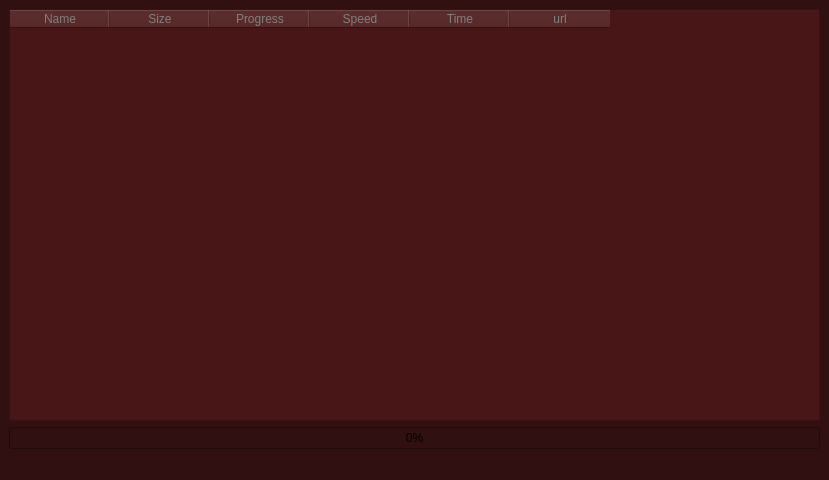
<?xml version="1.0" encoding="UTF-8"?>
<ui version="4.0">
 <class>Downloader</class>
 <widget class="QMainWindow" name="Downloader">
  <property name="geometry">
   <rect>
    <x>0</x>
    <y>0</y>
    <width>829</width>
    <height>480</height>
   </rect>
  </property>
  <property name="windowTitle">
   <string>Downloader</string>
  </property>
  <property name="styleSheet">
   <string notr="true">background-color:#301010;</string>
  </property>
  <widget class="QWidget" name="centralwidget">
   <layout class="QGridLayout" name="gridLayout_2">
    <item row="0" column="0">
     <layout class="QVBoxLayout" name="verticalLayout">
      <item>
       <layout class="QHBoxLayout" name="horizontalLayout">
        <item>
         <widget class="QTableWidget" name="tableWidget">
          <property name="styleSheet">
           <string notr="true">background-color:#481616; color:grey</string>
          </property>
          <column>
           <property name="text">
            <string>Name</string>
           </property>
          </column>
          <column>
           <property name="text">
            <string>Size</string>
           </property>
          </column>
          <column>
           <property name="text">
            <string>Progress</string>
           </property>
          </column>
          <column>
           <property name="text">
            <string>Speed</string>
           </property>
          </column>
          <column>
           <property name="text">
            <string>Time</string>
           </property>
          </column>
          <column>
           <property name="text">
            <string>url</string>
           </property>
          </column>
         </widget>
        </item>
       </layout>
      </item>
      <item>
       <widget class="QProgressBar" name="pbar">
        <property name="value">
         <number>0</number>
        </property>
       </widget>
      </item>
     </layout>
    </item>
   </layout>
  </widget>
  <widget class="QMenuBar" name="menubar">
   <property name="geometry">
    <rect>
     <x>0</x>
     <y>0</y>
     <width>829</width>
     <height>22</height>
    </rect>
   </property>
  </widget>
  <widget class="QStatusBar" name="statusbar"/>
 </widget>
 <resources/>
 <connections/>
</ui>
